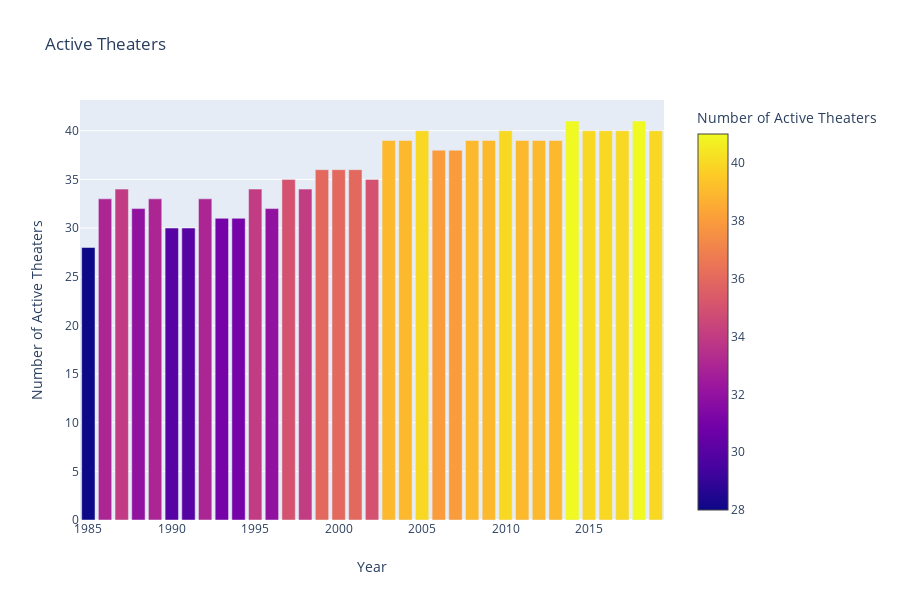

The cell this chart's notebook holds for it:
### Code cell
fig_yr_theater.show()

### Figure 1 — Plotly figure (JSON) as saved in the notebook; plotly's stock layout.template omitted (floating-point values rounded to 4 significant figures)
{"data": [{"alignmentgroup": "True", "hoverlabel": {"namelength": 0}, "hovertemplate": "Year=%{x}<br>Number of Active Theaters=%{marker.color}", "legendgroup": "", "marker": {"color": [28, 33, 34, 32, 33, 30, 30, 33, 31, 31, 34, 32, 35, 34, 36, 36, 36, 35, 39, 39, 40, 38, 38, 39, 39, 40, 39, 39, 39, 41, 40, 40, 40, 41, 40], "coloraxis": "coloraxis"}, "name": "", "offsetgroup": "", "orientation": "v", "showlegend": false, "textposition": "auto", "type": "bar", "x": [1985, 1986, 1987, 1988, 1989, 1990, 1991, 1992, 1993, 1994, 1995, 1996, 1997, 1998, 1999, 2000, 2001, 2002, 2003, 2004, 2005, 2006, 2007, 2008, 2009, 2010, 2011, 2012, 2013, 2014, 2015, 2016, 2017, 2018, 2019], "xaxis": "x", "y": [28, 33, 34, 32, 33, 30, 30, 33, 31, 31, 34, 32, 35, 34, 36, 36, 36, 35, 39, 39, 40, 38, 38, 39, 39, 40, 39, 39, 39, 41, 40, 40, 40, 41, 40], "yaxis": "y"}], "layout": {"barmode": "relative", "coloraxis": {"colorbar": {"title": {"text": "Number of Active Theaters"}}, "colorscale": [[0, "#0d0887"], [0.1111, "#46039f"], [0.2222, "#7201a8"], [0.3333, "#9c179e"], [0.4444, "#bd3786"], [0.5556, "#d8576b"], [0.6667, "#ed7953"], [0.7778, "#fb9f3a"], [0.8889, "#fdca26"], [1, "#f0f921"]]}, "height": 600, "legend": {"tracegroupgap": 0}, "title": {"text": "Active Theaters"}, "xaxis": {"anchor": "y", "domain": [0, 0.98], "title": {"text": "Year"}}, "yaxis": {"anchor": "x", "domain": [0, 1], "title": {"text": "Number of Active Theaters"}}}}
